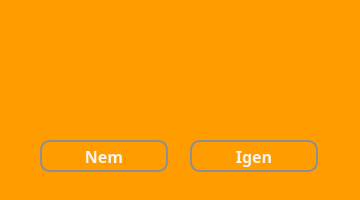
<?xml version="1.0" encoding="UTF-8"?>
<ui version="4.0">
 <class>mainWindow</class>
 <widget class="QMainWindow" name="mainWindow">
  <property name="geometry">
   <rect>
    <x>0</x>
    <y>0</y>
    <width>360</width>
    <height>200</height>
   </rect>
  </property>
  <property name="windowTitle">
   <string>Megerősítés</string>
  </property>
  <property name="styleSheet">
   <string notr="true">* {
	background-color: #FF9C00;
}</string>
  </property>
  <widget class="QWidget" name="centralwidget">
   <widget class="QWidget" name="widget" native="true">
    <property name="geometry">
     <rect>
      <x>0</x>
      <y>0</y>
      <width>361</width>
      <height>181</height>
     </rect>
    </property>
    <property name="styleSheet">
     <string notr="true">* {
	background-color: #FF9C00;
    font-size: 16px;
    font-weight: bold;
}</string>
    </property>
    <widget class="QPushButton" name="yesButton">
     <property name="geometry">
      <rect>
       <x>190</x>
       <y>140</y>
       <width>128</width>
       <height>32</height>
      </rect>
     </property>
     <property name="font">
      <font>
       <family>Corbel</family>
       <pointsize>-1</pointsize>
       <bold>true</bold>
      </font>
     </property>
     <property name="styleSheet">
      <string notr="true">* {
	background-color: #FF9C00;
	border: 2px solid #8f8f91;
	border-radius: 10px;
	color: whitesmoke;
}

*:hover {
	background-color: #FFF200;
	color: #8f8f91;
}</string>
     </property>
     <property name="text">
      <string>Igen</string>
     </property>
    </widget>
    <widget class="QPushButton" name="noButton">
     <property name="geometry">
      <rect>
       <x>40</x>
       <y>140</y>
       <width>128</width>
       <height>32</height>
      </rect>
     </property>
     <property name="font">
      <font>
       <family>Corbel</family>
       <pointsize>-1</pointsize>
       <bold>true</bold>
      </font>
     </property>
     <property name="styleSheet">
      <string notr="true">* {
	background-color: #FF9C00;
	border: 2px solid #8f8f91;
	border-radius: 10px;
	color: whitesmoke;
}

*:hover {
	background-color: #FFF200;
	color: #8f8f91;
}</string>
     </property>
     <property name="text">
      <string>Nem</string>
     </property>
    </widget>
    <widget class="QLabel" name="questionLabel">
     <property name="enabled">
      <bool>true</bool>
     </property>
     <property name="geometry">
      <rect>
       <x>20</x>
       <y>20</y>
       <width>321</width>
       <height>101</height>
      </rect>
     </property>
     <property name="font">
      <font>
       <family>Corbel</family>
       <pointsize>16</pointsize>
       <bold>true</bold>
      </font>
     </property>
     <property name="layoutDirection">
      <enum>Qt::LeftToRight</enum>
     </property>
     <property name="styleSheet">
      <string notr="true">* {
	font-size: 16pt;
	color: whitesmoke;
}</string>
     </property>
     <property name="frameShape">
      <enum>QFrame::NoFrame</enum>
     </property>
     <property name="text">
      <string/>
     </property>
     <property name="textFormat">
      <enum>Qt::PlainText</enum>
     </property>
     <property name="scaledContents">
      <bool>true</bool>
     </property>
     <property name="alignment">
      <set>Qt::AlignCenter</set>
     </property>
    </widget>
   </widget>
  </widget>
  <widget class="QStatusBar" name="statusbar"/>
 </widget>
 <resources/>
 <connections/>
</ui>
